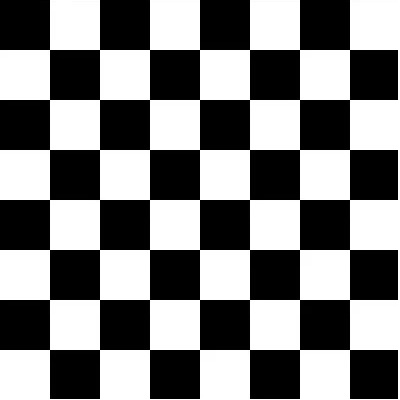
#> input picture image.jpg, 400 x 400 px
$ python transform.py
#> lines starting #> are read from the running program, lines starting #| are printed output that depends on the picture
import cv2
import numpy as np

# Load the input image
# This should be a 400x400 px image of an 8x8 chessboard (or any other content)
img = cv2.imread('image.jpg')
#> img is the input picture: shape (400, 400, 3); min 0, max 255, mean 128.5

# Check if the image loaded successfully
if img is None:
    print("❌ Error: Could not load the input image.")
    exit()

# === MODIFY THESE POINTS IF NEEDED ===

# Define the 4 corner points of the original image (top-left, top-right, bottom-right, bottom-left)
# These should match the full dimensions of the image you're loading
# If your image is NOT 400x400, update these values accordingly
src_points = np.array([
    [0, 0],          # Top-left
    [400, 0],        # Top-right
    [400, 400],      # Bottom-right
    [0, 400]         # Bottom-left
], dtype='float32')

# Define the 4 destination points (where you want the image to be "projected" or "warped" to)
# These points should be set according to the physical projection area (like a tabletop)
# You can measure these using pixels from a camera or estimate them manually
dst_points = np.array([
    [120, 80],       # New top-left
    [750, 60],       # New top-right
    [770, 280],      # New bottom-right
    [100, 600]       # New bottom-left
], dtype='float32')

# Calculate the perspective transformation matrix
H, _ = cv2.findHomography(src_points, dst_points)

# Create a blank canvas where the warped image will be placed
# This canvas should be big enough to hold the final projection
# You can increase or decrease the resolution if needed
output_size = (900, 700)  # (width, height)
output_canvas = np.zeros((output_size[1], output_size[0], 3), dtype=np.uint8)

# Apply the perspective transformation (warp the image)
warped = cv2.warpPerspective(img, H, output_size)
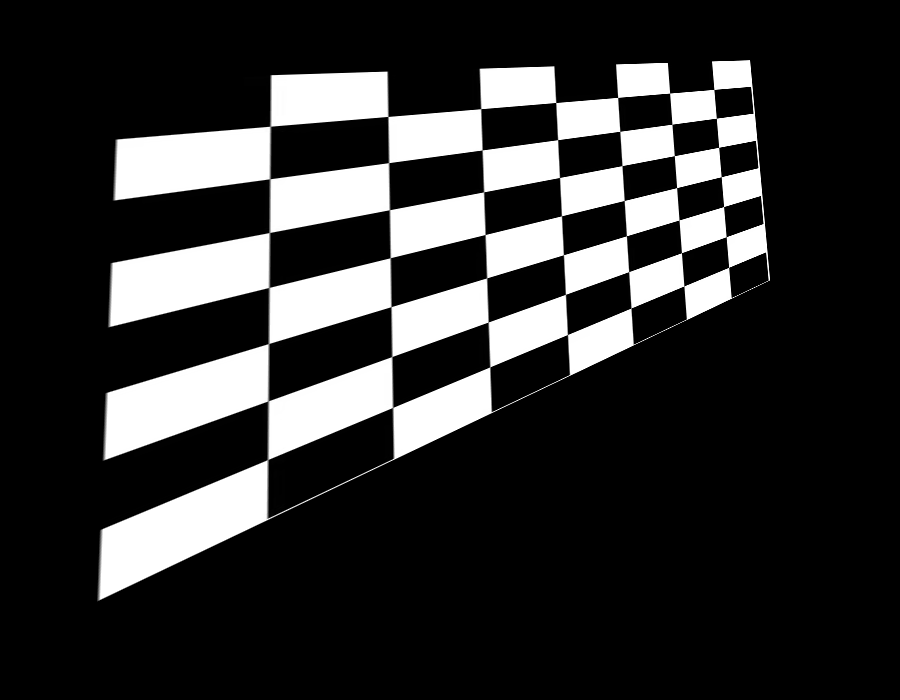
#> warped: shape (700, 900, 3); min 0, max 255, mean 49.2

# Show the final projected image in a window
cv2.imwrite('output.jpg', warped)
cv2.imshow("Projected Image (Warped)", warped)
cv2.waitKey(0)
cv2.destroyAllWindows()
